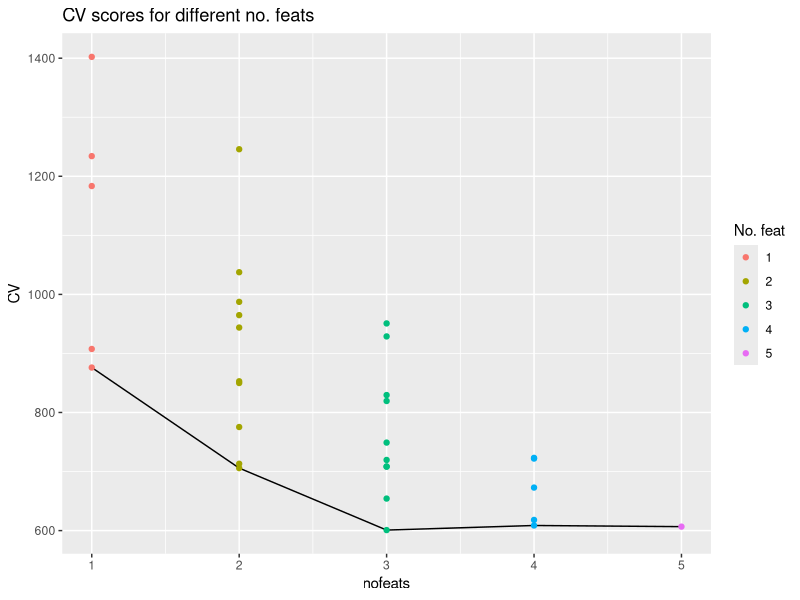

R code for this plot:
################################
################################
#######  Computer lab 2  ####### 
#######     732A95       #######
#######  Assignment 1    #######

# 1.1 

myLM <- function(Y, X, Nfolds){
  library(ggplot2)
  # DEFINING THE FUNCTION LINREG, FOR FITTING LINEAR MODELS 
  
  linreg<-function(formula,data){
    formula <- formula(formula)
    des.mat <- model.matrix(formula , data) #Extracts the model matrix
    dep.var <- all.vars(formula)[1]         #Extracts the name of the y-variable 
    dep.var <- as.matrix(data[dep.var])     #Extracts the data of the y-variable 
    # and overwrites it with the data-colum 
    
    #Calculating the beta coeffs. (X' %*% X)^-1 %*% X' %*% y
    beta.hat <- solve( t(des.mat) %*% des.mat )  %*% t(des.mat) %*% dep.var
    
    # Calculating the y-hat  , y_hat = X %*% beta_hat
    y.hat <- des.mat %*% beta.hat  
    
    #Calculating the residuals e= y- y_hat
    res.err <- dep.var - y.hat   
    
    l<-list( beta.hat = beta.hat, y.hat = y.hat, res.err = res.err)
    return(l)
  }
  
  
  #GENERATING ALL POSSIBLE PERMUTATIONS OF MODELS
  
  #Get the colnames for the X-variables
  q<-rep(paste0("X",c(1:5)))
  
  #Merge the data in to one data set and naming the columns
  myData <- cbind(Y,X) 
  colnames(myData)<- c("Y",q)
  
  #Generating all possible combinations 
  myComb<-sapply(c(1:5), FUN = combn, x = q )
  #Creating the vector that will hold all formulas 
  myformula <- c(myComb[[1]])
 
  #Extracting the combinations of 2 and 3 X-variables and adding a + between them
  for (i in 2:3){
    for (j in 1:10){
      myformula[length(myformula)+1]<-(paste(myComb[[i]][,j],collapse = " + "))
    }
  }
  
  #Heres a row that could replace the above for-loop
  #sapply(2:3, FUN = function(i) sapply(1:10, FUN = function(j) paste(myComb[[i]][,j], collapse = " + " ) ) )
  
  
  #Extracting the combinations of 4 and 5 X-variables and adding a + between them
  #This is basicly a loop for the 4 combinations 
  myformula <-c(myformula ,
                sapply(1:5, FUN =function(X)
                  paste(myComb[[4]][,X],collapse = " + " ) 
                  ),  paste(myComb[[5]],collapse = " + ")  
                )
  
 myformula<- paste("Y","~",myformula)
 
 #### SPLITTING AND SUBSETING DATA IN TO K FOLDS
 
 #calculatin no. rows
 noobs<-dim(myData)[1]
 K <- Nfolds
 
 #Use sample to randomly draw the indexes of the dataset
 #and reorder the data with them in a random manner
 set.seed(12345)
 myData<-myData[sample(noobs),] 
 
 #Create K equal indexes that are added to the data.

 myData$index <- cut(1:noobs,breaks=K,labels = FALSE)
 

 #init a counting vector "o" useed to loop in to the data.frame "linearModels"
 #and a combination index "dataKombs" used for subseting the different datasets
 #used for fitting models
 o <- 1 
 linearModels<-data.frame(CV=1,model="text",nofeats=1,stringsAsFactors = FALSE)
 dataKombs <- combn(1:K,K-1)
 for (m in 1:length(myformula)){   
 for (l in (1:K)){  

   #the data of the K-folds used for the model estimation    
   data<-subset(myData, myData$index %in% dataKombs[,l] )


   #the fold that was left out in the model estimation
   predmatrix<-model.matrix(formula(myformula[m]), 
             subset(myData, !(myData$index %in% dataKombs[,l] ))) 
   
   

   #Calculating the CV score for each model. sum((Y - Y(hat))^2)
   CV<-sum(
     (  
       #this is the observed Y for the left out fold.
       subset(myData, !(myData$index %in% dataKombs[,l] ))[,1] -
        #predmatrix description above.
        predmatrix %*%  
        #the estimated beta-hats. 
        linreg(formula = myformula[m], data = data)$beta.hat 
       )^2
     )
   
   #inserting the results in to the linearModels data.frame
   linearModels[o,] <- c(CV,myformula[m],ncol(predmatrix) - 1)
   o <- o + 1 
    }
 }
 #reforming data to numeric again. 
 linearModels[,1] <- as.numeric( linearModels[,1])
 linearModels[,3] <- as.numeric( linearModels[,3])
   
 #The mean for the different models, each model is estimadet K times  
 plotdata<-suppressWarnings(aggregate(linearModels,by = list(linearModels$model),FUN= mean)[,-3])
 
 #renaming a column to ease plotting
 colnames(plotdata)[1] <- "Model"
 
 #plotting
 engr<-ggplot() +
   geom_line(data = aggregate(plotdata,list(plotdata$nofeats),FUN = min)[,c(3,4)],aes(x=nofeats,y=CV)) +
   geom_point(data = plotdata,aes(x=nofeats,y=CV,col = factor(nofeats)) ) +
       labs(title = "CV scores for different no. feats",color = "No. feat")
 
 
#displays the plot 
plot(engr)

 #Returns the models with the lowest average CV-score 
 return( plotdata[min(plotdata$CV) == plotdata$CV,c(1,3,2)])

}  

# 1.2

myLM(Y=swiss[,1],X=swiss[,2:ncol(swiss)],Nfolds=5)




